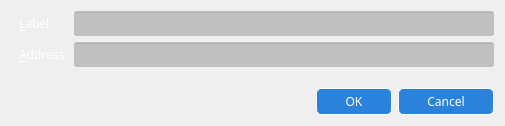
<?xml version="1.0" encoding="UTF-8"?>
<ui version="4.0">
 <class>EditAddressDialog</class>
 <widget class="QDialog" name="EditAddressDialog">
  <property name="geometry">
   <rect>
    <x>0</x>
    <y>0</y>
    <width>505</width>
    <height>126</height>
   </rect>
  </property>
  <property name="windowTitle">
   <string>Edit Address</string>
  </property>
  <property name="styleSheet">
   <string notr="true">background:url(:/images/aboutpage);color:white;font-family:impact;</string>
  </property>
  <layout class="QVBoxLayout" name="verticalLayout">
   <item>
    <layout class="QFormLayout" name="formLayout">
     <property name="fieldGrowthPolicy">
      <enum>QFormLayout::AllNonFixedFieldsGrow</enum>
     </property>
     <item row="0" column="0">
      <widget class="QLabel" name="label">
       <property name="styleSheet">
        <string notr="true">background: none;margin-left:5px;</string>
       </property>
       <property name="text">
        <string>&amp;Label</string>
       </property>
       <property name="buddy">
        <cstring>labelEdit</cstring>
       </property>
      </widget>
     </item>
     <item row="0" column="1">
      <widget class="QLineEdit" name="labelEdit">
       <property name="toolTip">
        <string>The label associated with this address book entry</string>
       </property>
       <property name="styleSheet">
        <string notr="true">background: rgba(0,0,0,50)</string>
       </property>
      </widget>
     </item>
     <item row="1" column="0">
      <widget class="QLabel" name="label_2">
       <property name="styleSheet">
        <string notr="true">background: none;margin-left:5px;</string>
       </property>
       <property name="text">
        <string>&amp;Address</string>
       </property>
       <property name="buddy">
        <cstring>addressEdit</cstring>
       </property>
      </widget>
     </item>
     <item row="1" column="1">
      <widget class="QLineEdit" name="addressEdit">
       <property name="toolTip">
        <string>The address associated with this address book entry. This can only be modified for sending addresses.</string>
       </property>
       <property name="styleSheet">
        <string notr="true">background: rgba(0,0,0,50)</string>
       </property>
      </widget>
     </item>
    </layout>
   </item>
   <item>
    <widget class="QDialogButtonBox" name="buttonBox">
     <property name="styleSheet">
      <string notr="true">background: #2a82db; color: white; border-radius: 5px; padding:4px 28px;border:1px solid white;</string>
     </property>
     <property name="orientation">
      <enum>Qt::Horizontal</enum>
     </property>
     <property name="standardButtons">
      <set>QDialogButtonBox::Cancel|QDialogButtonBox::Ok</set>
     </property>
    </widget>
   </item>
  </layout>
 </widget>
 <resources>
  <include location="../bitcoin.qrc"/>
 </resources>
 <connections>
  <connection>
   <sender>buttonBox</sender>
   <signal>accepted()</signal>
   <receiver>EditAddressDialog</receiver>
   <slot>accept()</slot>
   <hints>
    <hint type="sourcelabel">
     <x>248</x>
     <y>254</y>
    </hint>
    <hint type="destinationlabel">
     <x>157</x>
     <y>274</y>
    </hint>
   </hints>
  </connection>
  <connection>
   <sender>buttonBox</sender>
   <signal>rejected()</signal>
   <receiver>EditAddressDialog</receiver>
   <slot>reject()</slot>
   <hints>
    <hint type="sourcelabel">
     <x>316</x>
     <y>260</y>
    </hint>
    <hint type="destinationlabel">
     <x>286</x>
     <y>274</y>
    </hint>
   </hints>
  </connection>
 </connections>
</ui>
